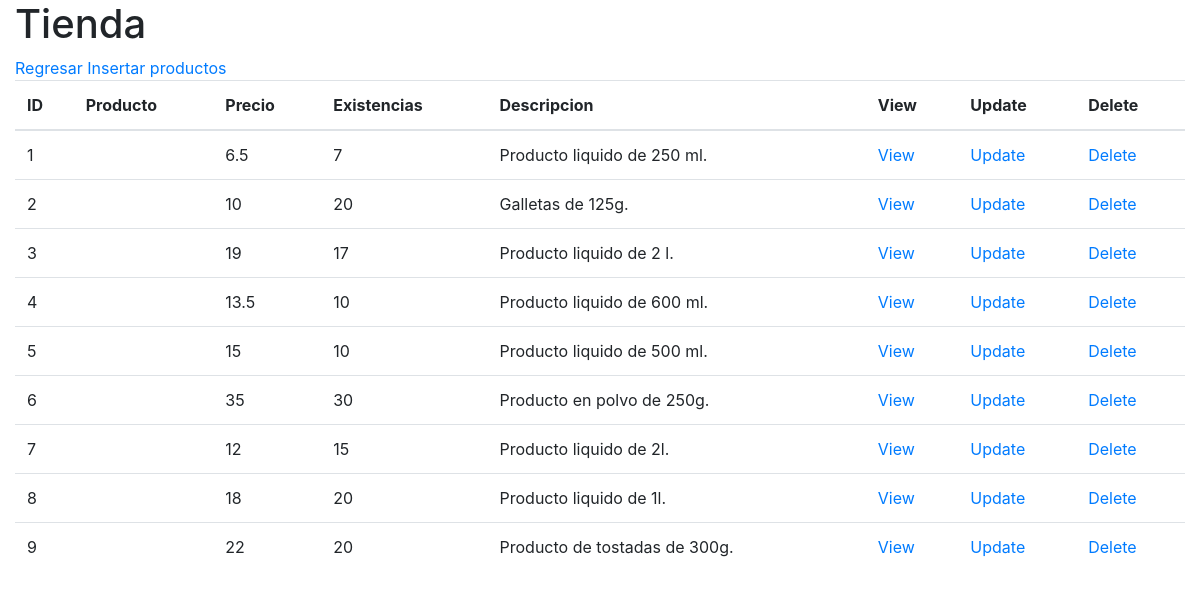
The app's page /productos/index.php, older data.
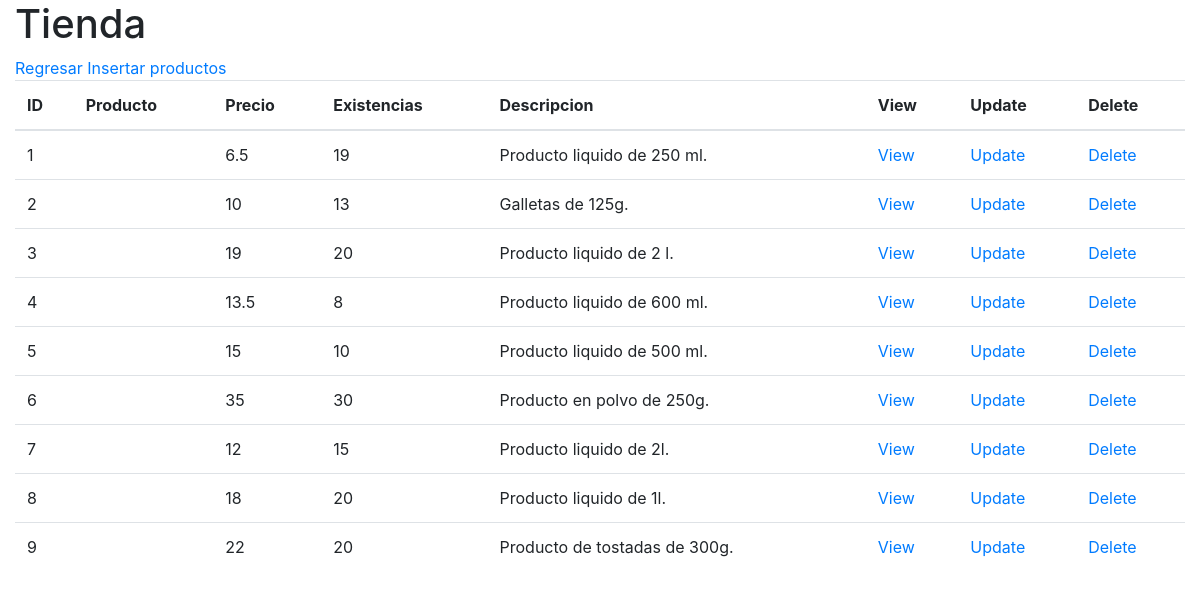
The same page, newer data.
### tables this page shows
CREATE TABLE producto(
       id_producto integer  primary key AUTOINCREMENT not null,
       producto varchar(100) not null,
       precio_venta decimal(11,2) not null,
       existencias integer not null,
       descripcion varchar(256) null
);

### productos/db/db_list.php (the view, shortened to what this page needs)
<?php
    $db = new SQLite3("../tienda.db");
    $resultado = $db->query("SELECT * from producto;");
    $table = "
        <table class='table'>
            <thead>
            <tr>
                <th>ID</th>
                <th>Producto</th>
                <th>Precio</th>
                <th>Existencias</th>
                <th>Descripcion</th>
                <th>View</th>
                <th>Update</th>
                <th>Delete</th>
            </tr>
            </thead>
            ";
    print($table);
    while ($row = $resultado->fetchArray()) {
        $id_producto = $row['id_producto'];
        $precio_venta = $row['precio_venta'];
        $existencias = $row['existencias'];
        $descripcion = $row['descripcion'];
        $table = "
            <tr>
                <td>$id_producto</td>
                <td>$nombre</td>
                <td>$precio_venta</td>
                <td>$existencias</td>
                <td>$descripcion</td>
                <td><a href='view.php?id_producto=$id_producto'>View</a></td>
                <td><a href='update.php?id_producto=$id_producto'>Update</a></td>
                <td><a href='delete.php?id_producto=$id_producto'>Delete</a></td>
            </tr>
        ";
        print($table);
    }
    print("</table>");
?>

Row changes from the older to the newer data that the page shows:
changed producto "Producto liquido de 250 ml.": existencias "7" → "19"
changed producto "Galletas de 125g.": existencias "20" → "13"
changed producto "Producto liquido de 2 l.": existencias "17" → "20"
changed producto "Producto liquido de 600 ml.": existencias "10" → "8"
